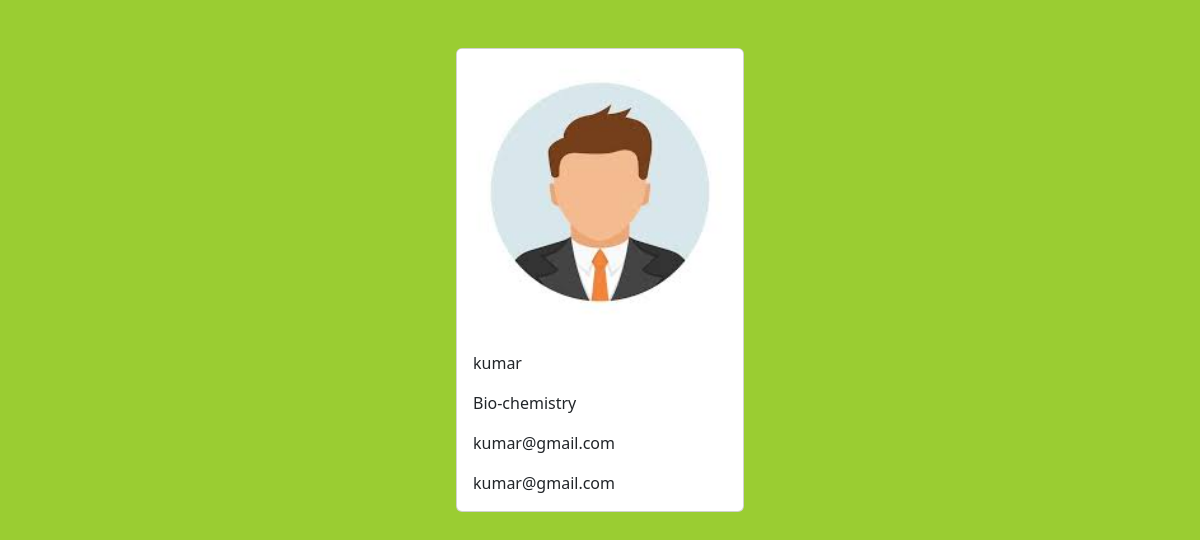
The app's page /student/3/ with its own data.
### student/models.py (models this page shows, shortened)
class Student(models.Model):
    Name=models.CharField(max_length=100)
    Course_Name=models.CharField(max_length=100)
    Student_Id=models.IntegerField()
    Email_address=models.EmailField(max_length=100,unique=True)
    Contact_No=models.CharField(max_length=100,blank=True)
    photo=models.ImageField(upload_to='images')
    Created_at=models.DateTimeField(auto_now_add=True)
    Updated_at=models.DateTimeField(auto_now=True)

### student/views.py (the view)
# urls.py: path('<int:pk>/',views.student_detail),
def student_detail(request,pk):
    student=get_object_or_404(Student,pk=pk)
    context={
        'student':student
    }
    return render(request,'student_detail.html',context)

### templates/student_detail.html (shortened to what this page needs)
{% load static %}
<!DOCTYPE html>
<html lang="en">
<head>
    <link href="https://cdn.jsdelivr.net/npm/bootstrap@5.3.6/dist/css/bootstrap.min.css" rel="stylesheet"
>
    <link rel="stylesheet" href="{% static '/css/style.css' %}">
</head>
<body>
    <div class="container pt-5">
        <div class="card mx-auto" style="width: 18rem;">
            <img src="{{student.photo}}" class="card-img-top" alt="...">
            <div class="card-body">
                <p class="card-text" m-0>{{student.Name}}</p>
                <p class="card-text" m-0>{{student.Course_Name}}</p>
                <p class="card-text" m-0>{{student.Email_address}}</p>
                <p class="card-text" m-0>{{student.Email_address}}</p>
            </div>
        </div>
    </div>
</body>
</html>

### studentproject/static/css/style.css (style rules this page uses)
body { background-color: yellowgreen; }

### records on screen
Student: photo (picture), Name "kumar", Course_Name "Bio-chemistry", Email_address "kumar@gmail.com"
